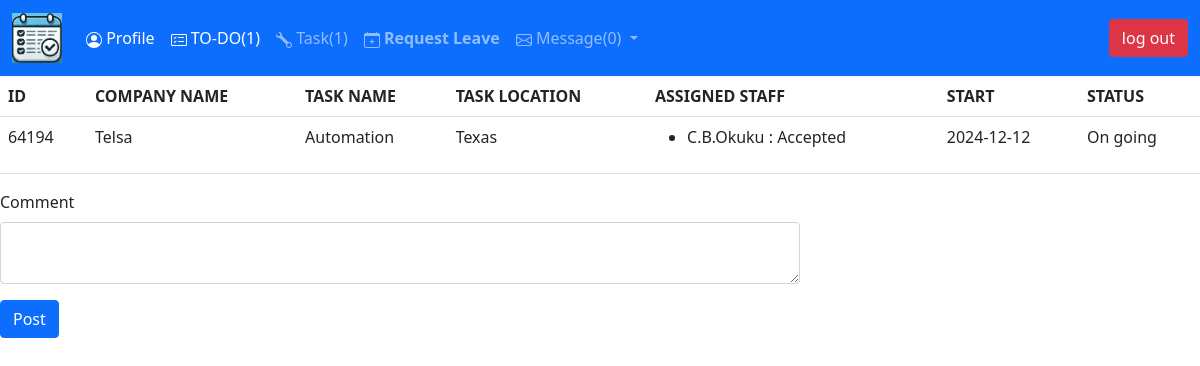
The app's page /task_details/1 (signed in) with its own data.
### main.py (models this page shows)
class Task(db.Model):
    __tablename__ = "tasks"
    id = db.Column(db.Integer, primary_key=True)
    task_id = db.Column(db.String(30), nullable=False)
    location = db.Column(db.String(30), nullable=False)
    task_name = db.Column(db.String(30), nullable=False)
    status = db.Column(db.String(30), nullable=False)
    cost = db.Column(db.Integer)
    payment = db.Column(db.Integer)
    startDate= db.Column(db.String(300))
    stopDate = db.Column(db.String(300))
    staff_pending = db.Column(db.String(300))
    staff_accepted = db.Column(db.String(300))
    staff_rejected = db.Column(db.String(300))
    company_id = db.Column(db.Integer, db.ForeignKey('company.id'))
    company_name = relationship("Company", back_populates='task', lazy='subquery')
    comment = relationship("Comment", back_populates='task_name', lazy='subquery')

class Company(db.Model):
    __tablename__ = 'company'
    id = db.Column(db.Integer, primary_key=True)
    name = db.Column(db.String(30), nullable=False)
    location = db.Column(db.String(30), nullable=False)
    contact = db.Column(db.String(30))
    contact_name = db.Column(db.String(30))
    mail = db.Column(db.String(30))
    task = relationship("Task", back_populates='company_name', lazy='subquery')

class User(db.Model, UserMixin):
    __tablename__ = 'users'
    id = db.Column(db.Integer, primary_key=True)
    email = db.Column(db.String(30), unique=True, nullable=False)
    position = db.Column(db.String(30),  nullable=False)
    privilege = db.Column(db.String(30),  nullable=False)
    first_name = db.Column(db.String(30),  nullable=False)
    middle_name = db.Column(db.String(30))
    last_name = db.Column(db.String(30),  nullable=False)
    id_name = db.Column(db.String(30),  nullable=False)
    picture = db.Column(db.String(30), default='profilepic.png')
    password = db.Column(db.String(300), nullable=False)
    calendar = relationship("Calendar", back_populates='staff', lazy='subquery')
    contract = db.Column(db.String(30), nullable=False)
    pending = db.Column(db.String(30))
    working = db.Column(db.String(30))
    reject = db.Column(db.String(30))
    comment = relationship("Comment", back_populates='author_name', lazy='subquery')

### main.py (the view, shortened to what this page needs)
@app.route("/task_details/<task_id>", methods=["GET", "POST"])
@login_required
@member_only
def taskDetails(task_id):
    task = db.get_or_404(Task, int(task_id))
    details = staff_stat(current_user)
    staff = []
    form = CommentForm()
    with app.app_context():
        posts = db.session.query(Comment).filter(Comment.task == task.id)
    if task.staff_accepted not in (None, "", ' '):
        ids = task.staff_accepted.split(",")
        ids = [tsk for tsk in ids if tsk.isnumeric()]
        for ppl in ids:
            staff.append({'name': db.get_or_404(User, int(ppl)).id_name, 'status': 'Accepted'})
    if task.staff_pending not in (None, "", ' '):
        ids = task.staff_pending.split(",")
        ids = [tsk for tsk in ids if tsk.isnumeric()]
        for ppl in ids:
            staff.append({'name': db.get_or_404(User, int(ppl)).id_name, 'status': 'Pending'})
    return render_template('taskDetails.html', details=details, task=task, posts=posts, db_head=db_head, task_id=task_id, staff=staff, form=form, num_mail=mail_counter())

### forms.py
class CommentForm(FlaskForm):
    comment = TextAreaField(label="Comment", validators=[DataRequired()])
    submit = SubmitField(label='Post')

### main.py (called while the page is built)
@login_manager.user_loader
def load_user(user_id):
    return db.get_or_404(User, user_id)

def mail_counter():
    messages = db.session.query(Messages).all()
    messages = [message for message in messages if message.receiver == current_user.id_name]
    messages = [message for message in messages if message.read is False]
    return len(messages)

def member_only(f):
    @wraps(f)
    def decorated_function(task_id):
        task = db.get_or_404(Task, int(task_id))
        if current_user.privilege != 'Administrator':
            if str(current_user.id) not in task.staff_accepted.split(','):
                return abort(403)
        return f(task_id)
    return decorated_function

### templates/taskDetails.html (shortened to what this page needs)
{% extends 'header.html' %}
    {% block content%}
    {% from 'bootstrap5/form.html' import render_form %}
    <table class="table table-hover">
        <tr>
        {% if current_user.id == 1 %}
            {% for details in db_head %}
                <th>{{details.upper()}}</th>
            {% endfor %}
        {% else %}
            {% for details in db_head[:-1] %}
                {% if current_user.privilege != "Administrator" %}
                    {% if details not in ('cost', 'payment', 'Balance')%}
                        <th>{{details.upper()}}</th>
                    {% endif %}
                {% else %}
                    <th>{{details.upper()}}</th>
                {% endif %}
            {% endfor %}
        {% endif %}
        </tr>
        <tr>
                <td>{{task.task_id}}</td>
                <td>{{task.company_name.name.capitalize()}}</td>
                <td>{{task.task_name.capitalize()}}</td>
                <td>{{task.location}}</td>
                <td>
                    {% if staff|length == 0 %}
                        No staff assigned
                    {% elif staff|length > 0 %}
                        <ul>
                        {% for person in staff %}
                             <li>{{person['name']}} : {{person['status']}}</li>
                        {% endfor %}
                        </ul>
                    {% endif %}
                </td>
                <td>{{task.startDate}}</td>
                <td>{{task.status}}</td>
        </tr>
    </table>
    <div class="col-8">
        {{render_form(form)}}
    </div>
{% endblock %}

### records on screen
Task: task_id "64194", task_name "Automation", location "Texas", startDate "2024-12-12", status "On going"
Company: company_name.name "Telsa"
User: name "C.B.Okuku", status "Accepted"

### other values on screen
{{ details['pen'][1] }} "1"
{{ details['on'][1] }} "1"
{{ num_mail }} "0"
{{ details.upper() }} "ID" "COMPANY NAME" "TASK NAME" "TASK LOCATION" "ASSIGNED STAFF" "START" "STATUS"
